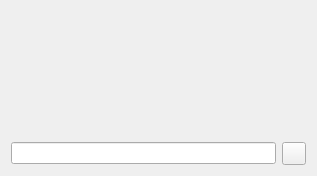
<?xml version="1.0" encoding="UTF-8"?>
<ui version="4.0">
 <class>NepomukWidget</class>
 <widget class="QWidget" name="NepomukWidget">
  <property name="geometry">
   <rect>
    <x>0</x>
    <y>0</y>
    <width>317</width>
    <height>176</height>
   </rect>
  </property>
  <property name="windowTitle">
   <string>Form</string>
  </property>
  <layout class="QVBoxLayout" name="verticalLayout">
   <item>
    <widget class="KRatingWidget" name="ratingWidget" native="true">
     <property name="sizePolicy">
      <sizepolicy hsizetype="Preferred" vsizetype="Fixed">
       <horstretch>0</horstretch>
       <verstretch>0</verstretch>
      </sizepolicy>
     </property>
    </widget>
   </item>
   <item>
    <widget class="Nepomuk::TagCloud" name="tags" native="true"/>
   </item>
   <item>
    <layout class="QHBoxLayout" name="horizontalLayout">
     <item>
      <widget class="KLineEdit" name="lineEdit">
       <property name="clickMessage">
        <string>Enter a new tag</string>
       </property>
      </widget>
     </item>
     <item>
      <widget class="QToolButton" name="button">
       <property name="text">
        <string/>
       </property>
      </widget>
     </item>
    </layout>
   </item>
  </layout>
 </widget>
 <customwidgets>
  <customwidget>
   <class>KLineEdit</class>
   <extends>QLineEdit</extends>
   <header>klineedit.h</header>
  </customwidget>
  <customwidget>
   <class>KRatingWidget</class>
   <extends>QWidget</extends>
   <header location="global">nepomuk/kratingwidget.h</header>
   <container>1</container>
  </customwidget>
  <customwidget>
   <class>Nepomuk::TagCloud</class>
   <extends>QWidget</extends>
   <header location="global">nepomuk/kmetadatatagcloud.h</header>
   <container>1</container>
  </customwidget>
 </customwidgets>
 <resources/>
 <connections/>
</ui>
